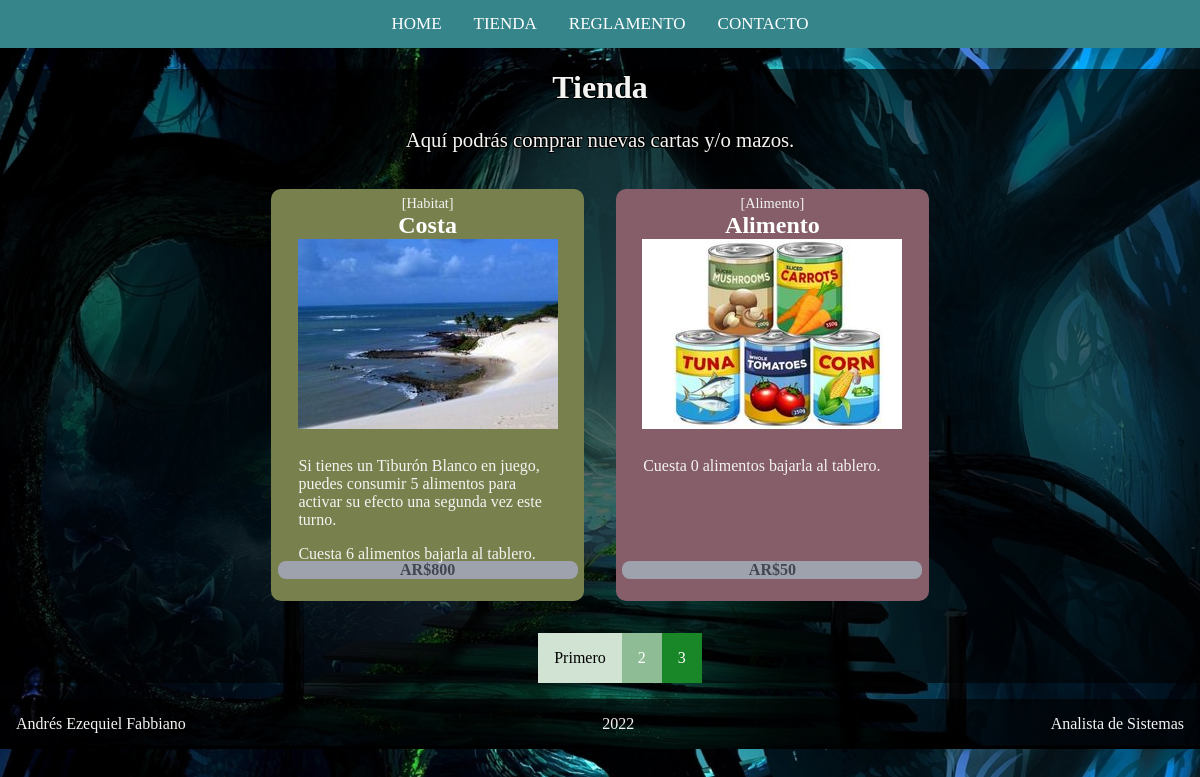
/pages/shop.php?pag=3, run on the app's committed database.
### tables this page shows
CREATE TABLE `cartas` (
  `id` tinyint(3) UNSIGNED NOT NULL,
  `tipo` varchar(255) NOT NULL,
  `nombre` varchar(255) NOT NULL,
  `alimentos` int(11) NOT NULL,
  `dano` int(11) NOT NULL,
  `imagen` varchar(255) NOT NULL,
  `efecto` text NOT NULL,
  `precio` int(11) NOT NULL
);

### functions/func_queries.php (called while the page is built, shortened)
<?php
function getCards(PDO $connection)
{
    $querie = $connection->prepare('SELECT * FROM cartas');
    $querie->execute();
    $cards = $querie->fetchAll(PDO::FETCH_ASSOC);
    return $cards;
}

### functions/func_page_list.php (called while the page is built)
<?php
function page_list($list, $current_page, $page_quantity)
{
    $from = ($current_page - 1) * $page_quantity;
    return array_splice($list, $from, $page_quantity);
}
function page_links($quantity, $current_page, $page_quantity)
{
    $amount_of_pages = ceil($quantity / $page_quantity);
    $result = array(
        'amount' => $amount_of_pages,
        'current' => $current_page,
        'previous' => ($current_page > 1) ? ($current_page - 1) : null,
        'next' => ($current_page < $amount_of_pages) ? ($current_page + 1) : null,
        'first' => ($current_page > 1) ? 1 : null,
        'last' => ($current_page < $amount_of_pages) ? $amount_of_pages : null
    );
    return $result;
}

### pages/shop.php (the view, shortened to what this page needs)
<?php
require_once('../functions/func_queries.php');
$cards = getCards($connection);
require_once('../functions/func_page_list.php');
$amount = count($cards);
$current_page = $_GET['pag'] ?? 1;
$items_per_page = 4;
$pages_links = page_links($amount, $current_page, $items_per_page);
$cards = page_list($cards, $current_page, $items_per_page);
?>
<!DOCTYPE html>
<html lang="en">
<head>
    <?php require('../layout/_styleSheet.php') ?>
</head>
<body class="body">
    <?php require('../layout/_header.php') ?>
    <main>
        <div class="titulo__tienda">
            <h1 id="tituloCambiante">Tienda</h1>
            <div class=" titulo__subtitulo">
                <p>Aquí podrás comprar nuevas cartas y/o mazos.</p>
            </div>
            <div class="carta">
                <?php
                foreach ($cards as $card) :
                ?>
                    <div class="carta__contorno<?php echo $card['tipo'] ?>" id="tipo<?php echo $card['id'] ?>">
                        <div class="carta__superior">
                            <div class="carta__superior--tipo" id="tipoCarta<?php echo $card['id'] ?>">
                                [<?php echo $card['tipo'] ?>]
                            </div>
                            <div class="carta__cartaReal">
                                <a href="<?php echo BASE_URL; ?>/pages/card_info.php?id=<?php echo $card['id']; ?>">
                                    <div class="carta__medio">
                                        <div class="carta__medio--nombre" id="nombreCarta<?php echo $card['id'] ?>">
                                            <?php echo $card['nombre'] ?>
                                        </div>
                                        <div class="carta__medio--imagen" id="imagenCarta<?php echo $card['id'] ?>">
                                            <img src="../assets/<?php echo $card['imagen'] ?>">
                                        </div>
                                    </div>
                                </a>
                                <div class="carta__inferior">
                                    <div class="carta__inferior--efecto" id="efectoCarta<?php echo $card['id'] ?>">
                                        <p>
                                            <?php echo $card['efecto'] ?>
                                        </p>
                                        <p>
                                            Cuesta <?php echo $card['alimentos'] ?> alimentos bajarla al tablero.
                                        </p>
                                    </div>
                                </div>
                                <div class="carta__precio">
                                    <span>AR$<?php echo $card['precio'] ?></span>
                                </div>
                            </div>
                        </div>
                    </div>
                <?php endforeach ?>
            </div>
            <nav>
                <ul class="paginationContainer">
                    <?php if ($pages_links['previous']) : ?>
                        <li class="pagination__limit">
                            <a class="limit" href="?pag=<?php echo $pages_links['first'] ?>">Primero</a>
                        </li>
                        <li>
                            <a href="?pag=<?php echo $pages_links['previous'] ?>"><?php echo $pages_links['previous'] ?></a>
                        </li>
                    <?php endif ?>
                    <li class="pagination__active">
                        <span>
                            <?php echo $pages_links['current'] ?>
                        </span>
                    </li>
                </ul>
            </nav>
    </main>
    <?php require('../layout/_footer.php') ?>
</body>
</html>

### css/style.css (style rules this page uses)
h1 { text-align: center; font-weight: 700; }
:root { --colorTextos: #49454567; }
@media (min-width: 992px) { .body { background-image: url("../assets/puente-bosque.jpg"); background-size: cover; color: #f4f4f2; padding: 0px; margin: 0px; } }
@media (min-width: 992px) { .titulo__tienda { background-color: rgba(0, 0, 0, 0.6); } }
@media (min-width: 992px) { h1, h3, h4 { text-shadow: -1px -1px 0 #000, 1px -1px 0 #000, -1px 1px 0 #000, 1px 1px 0 #000; } }
@media (min-width: 992px) { .titulo__subtitulo { text-align: center; font-size: 1.3rem; text-shadow: -1px -1px 0 #000, 1px -1px 0 #000, -1px 1px 0 #000, 1px 1px 0 #000; } }
@media (min-width: 992px) { .carta { display: flex; flex-direction: row; flex-wrap: wrap; align-items: center; justify-content: center; } }
@media (min-width: 992px) { .carta__contornoAlimento { display: flex; flex-direction: column; width: 300px; height: 400px; background-color: #855e69; color: #f4f4f2; border-radius: 10px; padding: 0.4rem; margin: 1rem; align-items: center; } }
@media (min-width: 992px) { .carta__contornoHabitat { display: flex; flex-direction: column; width: 300px; height: 400px; background-color: #78814e; color: #f4f4f2; border-radius: 10px; padding: 0.4rem; margin: 1rem; align-items: center; } }
@media (min-width: 992px) { .carta__superior { height: 15px; width: 300px; } }
@media (min-width: 992px) { .carta__superior--tipo { text-align: center; font-size: 0.9rem; } }
@media (min-width: 992px) { .carta__cartaReal { height: 350px; width: 300px; } }
@media (min-width: 992px) { .carta__medio--nombre { font-size: 1.5rem; font-weight: 800; text-align: center; } }
@media (min-width: 992px) { .carta__medio--imagen { text-align: center; border-radius: 5px; } }
@media (min-width: 992px) { .carta__inferior { width: 300px; height: 120px; padding-left: 1.3rem; padding-right: 1.3rem; padding-top: 0.5rem; } }
@media (min-width: 992px) { .carta__inferior--efecto { text-align: left; width: 85%; height: 90%; } }
@media (min-width: 992px) { .carta__precio { background-color: #9ea2ad; color: #404752; font-weight: 600; border: none; width: 100%; border-radius: 8px; text-align: center; } }
a { text-decoration: none; }
.paginationContainer { display: flex; flex-direction: row; justify-content: center; }
.paginationContainer li { text-decoration: none; list-style: none; padding: 1rem; background-color: rgb(142, 189, 149); color: rgb(0, 0, 0); }
.paginationContainer li.pagination__active { background-color: rgb(25, 135, 40); color: white; }
.paginationContainer li.pagination__limit { background-color: rgb(209, 227, 211); color: black; }
.paginationContainer a { color: white; text-decoration: none; }
.paginationContainer a.limit { color: black; }
a { color: white; }

### data on the page
cartas: tipo "Habitat", nombre "Costa", imagen (picture), efecto "Si tienes un Tiburón Blanco en juego, puedes consumir 5 alimentos para activar su efecto una segunda vez este turno.", alimentos "6", precio "800"
cartas: tipo "Alimento", nombre "Alimento", imagen (picture), alimentos "0", precio "50"

### other printed values
$pages_links['previous'] "2"
$pages_links['current'] "3"
